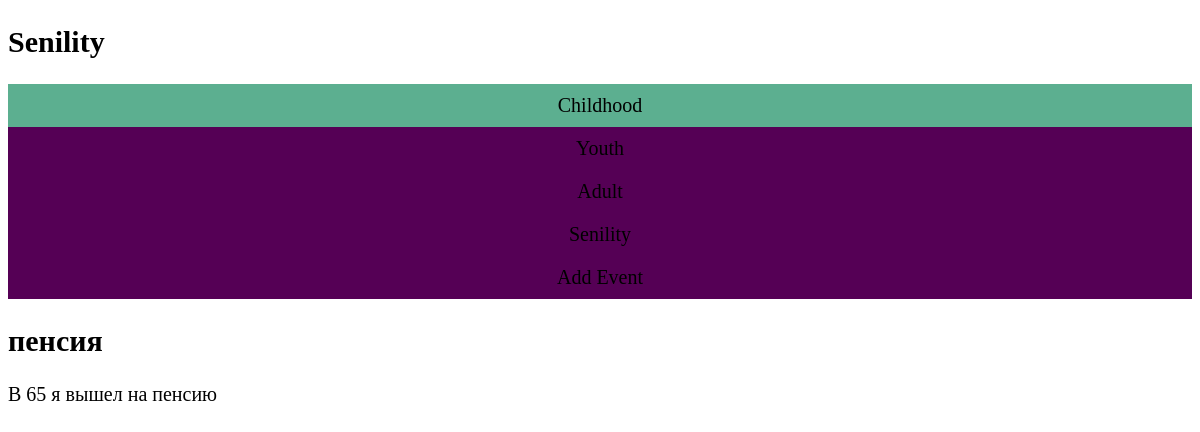
/senility/, run on an earlier commit of the app's database.
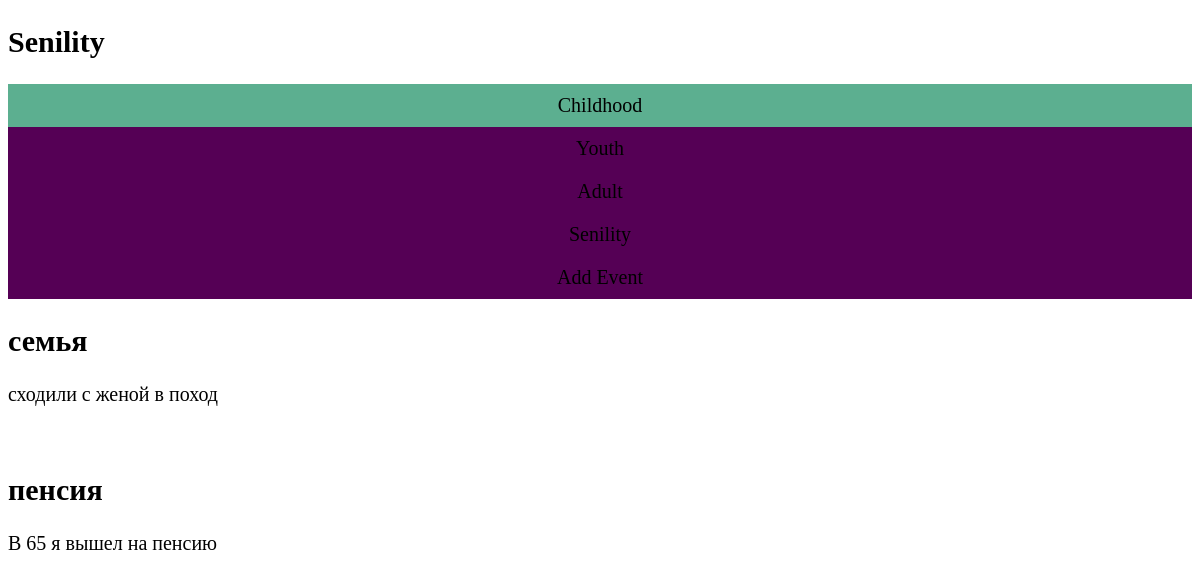
And on a later commit of the database.
### life/models.py (models this page shows, shortened)
class Events(models.Model):
    title = models.CharField(max_length=20)
    content = models.TextField(max_length=200)
    published = models.DateTimeField(auto_now_add=True)
    period = models.ForeignKey('Period', on_delete=models.PROTECT)
    class Meta:
        verbose_name = 'Событие'
        verbose_name_plural = 'События'
        ordering = ['-published']

### life/views.py (the view)
# urls.py: path('senility/', senility),
def senility(request):
    data = Events.objects.filter(period__name='Senility')
    return render(request, 'life/senility.html', {"data": data})

### life/templates/life/senility.html
{% extends "life/common.html" %}
{% block header %}
     <h2>Senility</h2>
{% endblock %}
{% block content %}
    {% for new in data %}
        <h2>{{ new.title }}</h2>
        <p>{{ new.content }}</p>
        <br>
    {% endfor %}
{% endblock %}

What changed in the data, as far as the page shows it:
added Events: title "семья", content "сходили с женой в поход"
